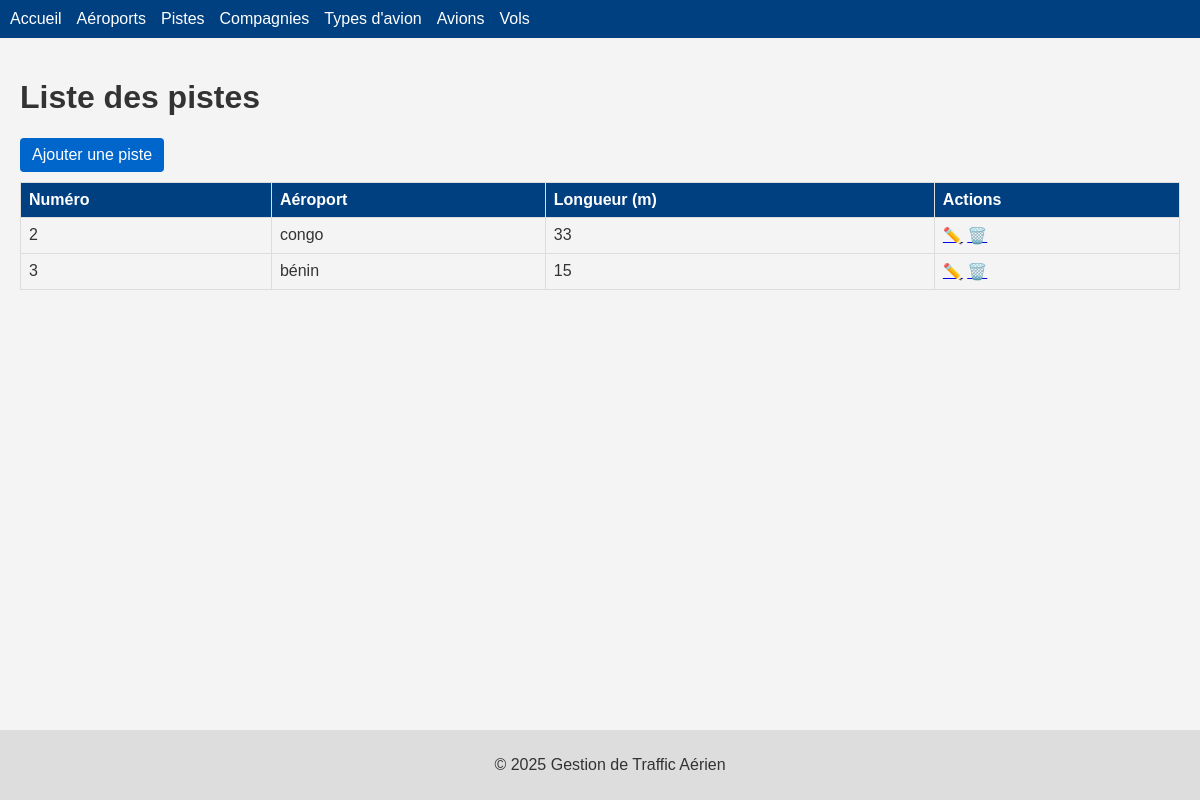
Page /runways/ on the earlier database version.
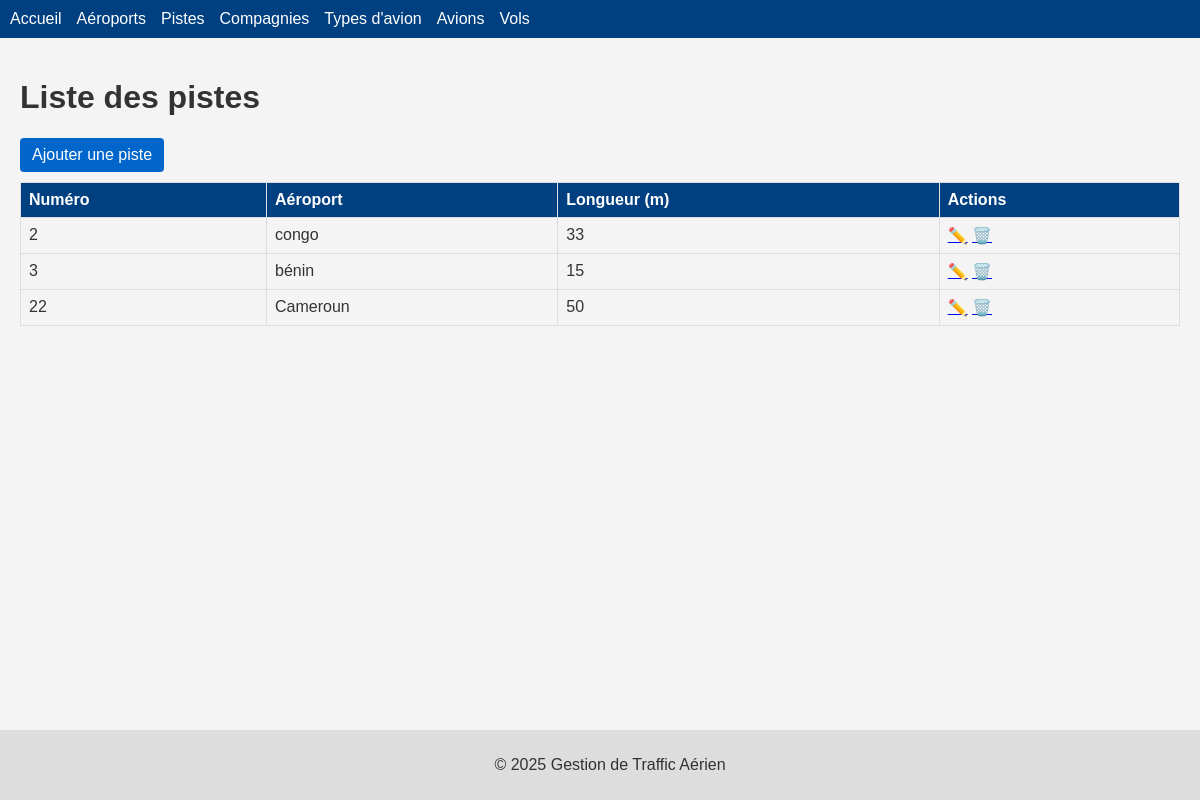
Same page on the later database version.
### avion/models.py (models this page shows, shortened)
class Pistes(models.Model):
    num = models.IntegerField(blank=False)
    aeroports = models.ForeignKey('Aeroports', on_delete=models.CASCADE)
    longueur = models.IntegerField(blank = False)

class Aeroports(models.Model):
    nom = models.CharField(max_length=100, blank=False)
    pays = models.CharField(max_length=100, blank=False)

### avion/views.py (the view)
# urls.py: path('runways/', views.affichePistes, name='affichePistes'),
def affichePistes(request):
    qs = models.Pistes.objects.all()
    return render(request, "avion/affichePistes.html", {"object_list": qs})

### avion/templates/avion/affichePistes.html (shortened to what this page needs)
{% extends 'base.html' %}
{% block content %}
<h1>Liste des pistes</h1>
<a class="btn" href="{% url 'avion:ajoutPistes' %}">Ajouter une piste</a>
<table>
  <thead>
    <tr><th>Numéro</th><th>Aéroport</th><th>Longueur (m)</th><th>Actions</th></tr>
  </thead>
  <tbody>
    {% for runway in object_list %}
    <tr>
      <td>{{ runway.num }}</td>
      <td>{{ runway.aeroports.nom }}</td>
      <td>{{ runway.longueur }}</td>
      <td>
        <a href="{% url 'avion:updatePistes' runway.pk %}">✏️</a>
        <a href="{% url 'avion:deletePistes' runway.pk %}">🗑️</a>
      </td>
    </tr>
    {% empty %}
    <tr><td colspan="4">Aucune piste.</td></tr>
    {% endfor %}
  </tbody>
</table>
{% endblock %}

Differences in the rows shown:
added Pistes: num "22", aeroports.nom "Cameroun", longueur "50"
